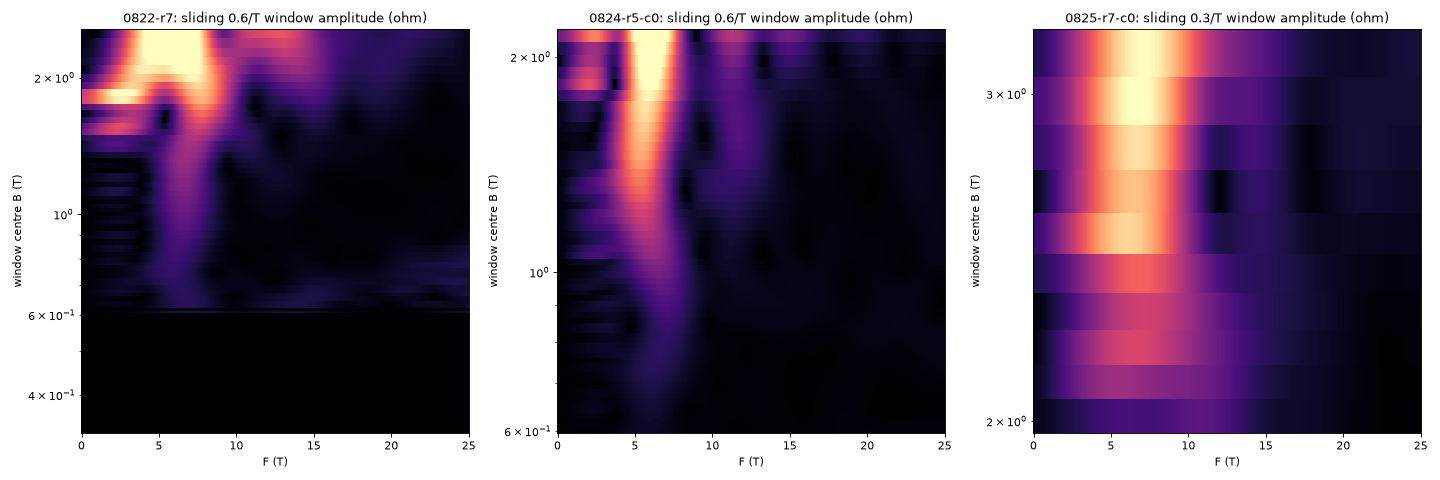

Recreate this plot in Python.
import numpy as np, sys
sys.path.insert(0, '/data/sharpelab/hera-data/vti02-fan-scoring-v2/hole-side')
from load_hole import load_all
from common import spec, peaks
import matplotlib; matplotlib.use('Agg'); import matplotlib.pyplot as plt
tr = {t['id']: t for t in load_all(include_ramp=False)}
fig, axs = plt.subplots(1, 3, figsize=(18, 6))
for ax, (k, L) in zip(axs, [('0822-r7', 0.6), ('0824-r5-c0', 0.6), ('0825-r7-c0', 0.3)]):
    t = tr[k]; B, R = t['B'], t['R']
    u0s = np.arange(1 / B.max() + L / 2, 1 / B.min() - L / 2, 0.02)
    Z = []
    for uc in u0s:
        lo, hi = 1 / (uc + L / 2), 1 / (uc - L / 2)
        s = spec(B, R, lo, hi, 3, Fmax=25, dFgrid=0.05)
        if s is None or s['rows'] < 12: Z.append(np.full(501, np.nan)); continue
        Z.append(s['amp'])
    Z = np.array(Z)
    Z = np.nan_to_num(Z); Fg = np.arange(0, 25.0001, 0.05)
    ax.pcolormesh(Fg, 1 / u0s, Z, shading='nearest', cmap='magma', vmax=np.percentile(Z, 99.5))
    ax.set_yscale('log'); ax.set_xlabel('F (T)'); ax.set_ylabel('window centre B (T)'); ax.set_title(f'{k}: sliding {L}/T window amplitude (ohm)')
    for i in range(0, len(u0s), 3):
        pk = peaks(Fg, Z[i] / np.median(Z[i]), 1.5, 20, 3, 4)
        print(k, f'Bc {1 / u0s[i]:.2f}', ' '.join(f'{f:.2f}({z:.0f})' for f, z in pk))
fig.tight_layout(); fig.savefig('scratch/spectro.png', dpi=80)
